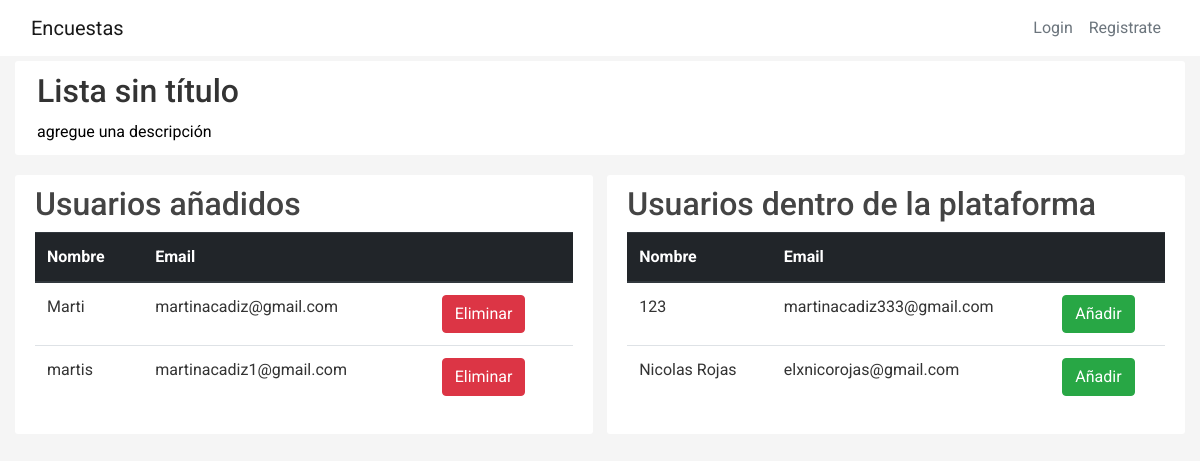
Page /editar_lista/1 on the earlier database version.
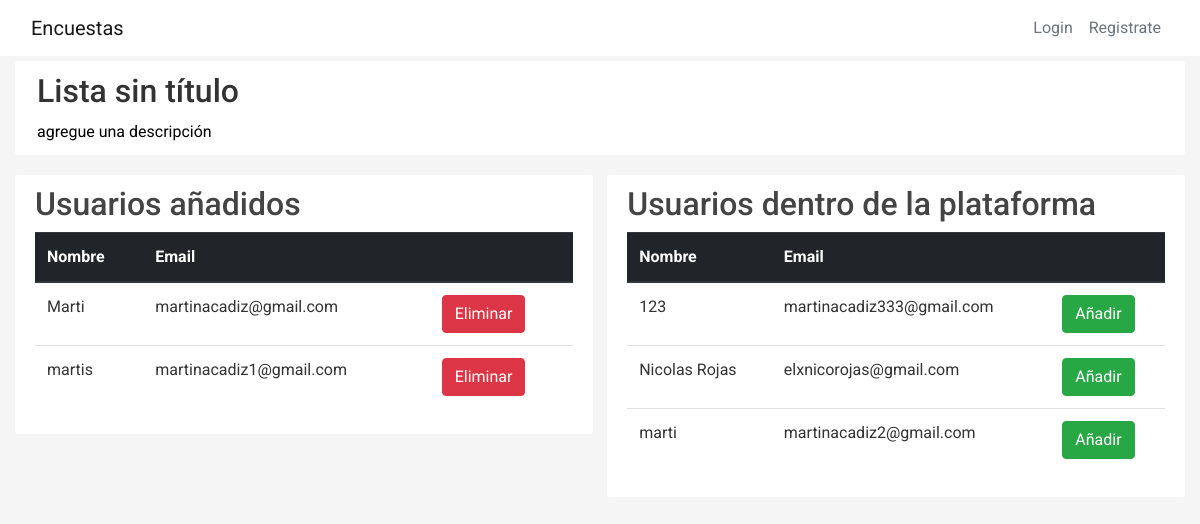
Same page on the later database version.
### encuestas/models.py (models this page shows, shortened)
class ListaDifusion(db.Model):
    id = db.Column(db.Integer, primary_key = True)
    title = db.Column(db.String(100),nullable = False)
    description = db.Column(db.String(1000), nullable = False)
    user_id = db.Column(db.Integer, db.ForeignKey('user.id'),nullable = False)

class User(db.Model,UserMixin):
    id = db.Column(db.Integer, primary_key=True)
    username = db.Column(db.String(20), unique=True, nullable=False)
    name = db.Column(db.String(20), nullable=False)
    email = db.Column(db.String(120), unique=True, nullable=False)
    image_file = db.Column(db.String(20), nullable=False, default='default.jpg')
    password = db.Column(db.String(60), nullable=False)
    posts = db.relationship('Post', backref='author', lazy=True)
    tipo = db.Column(db.String(20), nullable=False)
    visible_inf = db.Column(db.String(20), nullable=False, default=True)

### encuestas/routes.py (the view)
@app.route("/editar_lista/<int:lista_id>", methods=['GET', 'POST'])
def editar_lista(lista_id):
    lista = ListaDifusion.query.get_or_404(lista_id)
    ids_encuestados_en_lista = UserInList.query.filter_by(lista_id = lista_id)
    id_users = []
    for enc in ids_encuestados_en_lista:
        id_users.append(enc.user_id)
    total_encuestados = User.query.filter(and_(User.id.not_in(id_users),User.tipo == False))
    encuestados_en_lista = User.query.filter(User.id.in_(id_users))
    return render_template('editar_lista.html',
        title= 'Editar lista',
        lista = lista,
        total_encuestados = total_encuestados,
        encuestados_en_lista = encuestados_en_lista
    )

### encuestas/templates/editar_lista.html (shortened to what this page needs)
{% extends "layout.html" %}  {% block content %}
<div class="content-section w-100">
  <input
    id="lista_{{lista.id}}"
    type="text"
    class="title-encuesta title w-100 border-left-0 border-right-0 border-top-0 bg-transparent outline-none h2"
    value="{{lista.title}}"
  />
  <input
    id="lista_descr_{{lista.id}}"
    type="text"
    class="description-encuesta description title-encuesta w-100 border-left-0 border-right-0 border-top-0 bg-transparent outline-none"
    value="{{lista.description}}"
  />
</div>
<div class="d-flex gap-9 align-items-start justify-content-between">
  <div class="content-section w-50 h-auto">
    <h2>Usuarios añadidos</h2>
    <table id="example" class="table">
      <thead class="thead-dark">
        <tr>
          <th scope="col">Nombre</th>
          <th scope="col">Email</th>
          <th scope="col"></th>
        </tr>
      </thead>
      <tbody id="users-in-list">
        {%for encuestado in encuestados_en_lista%}
        <tr id="user_{{encuestado.id}}">
          <td>{{encuestado.name}}</td>
          <td>{{encuestado.email}}</td>
          <td>
            <button
              class="btn btn-danger"
              onclick="remove_user('{{encuestado.id}}','{{lista.id}}')"
            >
              Eliminar
            </button>
          </td>
        </tr>
        {%endfor%}
      </tbody>
    </table>
  </div>
  <div class="content-section w-50">
    <h2>Usuarios dentro de la plataforma</h2>
    <table class="table">
      <thead class="thead-dark">
        <tr>
          <th scope="col">Nombre</th>
          <th scope="col">Email</th>
          <th scope="col"></th>
        </tr>
      </thead>
      <tbody id="total-users">
        {%for encuestado in total_encuestados%}
        <tr id="user_{{encuestado.id}}">
          <td>{{encuestado.name}}</td>
          <td>{{encuestado.email}}</td>
          <td>
            <button
              class="btn btn-success"
              onclick="select_user('{{encuestado.id}}','{{lista.id}}')"
            >
              Añadir
            </button>
          </td>
        </tr>
        {%endfor%}
      </tbody>
    </table>
  </div>
</div>
{% endblock content %}

### encuestas/templates/layout.html (shortened to what this page needs)
<!DOCTYPE html>
<html>
<head>
    <link rel="stylesheet" href="https://maxcdn.bootstrapcdn.com/bootstrap/4.0.0/css/bootstrap.min.css">
    <link rel="stylesheet" type="text/css" href="{{ url_for('static', filename='main.css') }}">
</head>
<body class="d-flex flex-column gap-4">
    <header class="site-header">
      <nav class="navbar navbar-expand-lg bg-white navbar-light bg-white fixed-top ">
        <div class="container">
          <a class="navbar-brand mr-4 " href="/">Encuestas</a>
          <div class="collapse navbar-collapse" id="navbarToggle">
            <div class="navbar-nav">
              {% if current_user.is_authenticated %}
              <a class="nav-item text-secondary nav-link  btn-link px-3 me-2" href="{{ url_for('profile') }}">Perfil</a>
              <a class="nav-item text-secondary nav-link" href="{{ url_for('logout') }}">Salir</a>
              {% else %}
              <a class="nav-item text-secondary nav-link" href="{{ url_for('login') }}">Login</a>
              <a class="nav-item text-secondary nav-link" href="{{ url_for('register') }}">Registrate</a>
              {% endif %}
            </div>
          </div>
        </div>
      </nav>
    </header>
    <main role="main" class="container">
      <div >
        <div id ="content-section">
          {% block content %}{% endblock %}
        </div>
      </div>
    </main>
</body>
</html>

### encuestas/static/main.css (style rules this page uses)
body { font-family: "Roboto", sans-serif; font-weight: 400; background: #f5f5f5; color: #333; margin-top: 3.4rem; box-sizing: border-box; }
h1, h2, h3, h4, h5, h6 { color: #444444; }
.site-header .navbar-nav .nav-link { color: #cbd5db; }
.container { max-width: 1200px; width: 1200px; }
.content-section { background: #ffffff; padding: 10px 20px; border-radius: 3px; margin-bottom: 20px; }
.gap-9 { gap: 0.9rem; }
.gap-4 { gap: 0.4rem; }
.w-100 { width: 100%; }
.title-encuesta { outline: none; border-bottom: 0; transition: border-bottom 0.1s linear; }
.description-encuesta { border-bottom: 0; transition: border-bottom 0.1s linear; }
.outline-none { outline: none; }
html, body { width: 100%; height: 100%; }

Differences in the rows shown:
added User: name "marti", email "martinacadiz2@gmail.com", shown under "Usuarios dentro de la plataforma"
